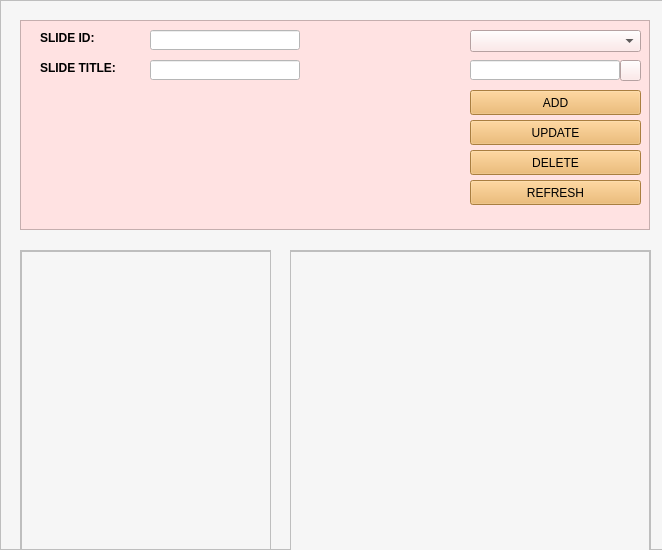
<?xml version="1.0" encoding="UTF-8"?>
<ui version="4.0">
 <class>Form</class>
 <widget class="QWidget" name="Form">
  <property name="geometry">
   <rect>
    <x>0</x>
    <y>0</y>
    <width>662</width>
    <height>550</height>
   </rect>
  </property>
  <property name="windowTitle">
   <string>Form</string>
  </property>
  <widget class="QFrame" name="content">
   <property name="geometry">
    <rect>
     <x>0</x>
     <y>0</y>
     <width>670</width>
     <height>550</height>
    </rect>
   </property>
   <property name="styleSheet">
    <string notr="true">background-color: #F6F6F6;
</string>
   </property>
   <property name="frameShape">
    <enum>QFrame::StyledPanel</enum>
   </property>
   <property name="frameShadow">
    <enum>QFrame::Raised</enum>
   </property>
   <widget class="QScrollArea" name="scrollArea">
    <property name="geometry">
     <rect>
      <x>20</x>
      <y>250</y>
      <width>251</width>
      <height>300</height>
     </rect>
    </property>
    <property name="widgetResizable">
     <bool>true</bool>
    </property>
    <widget class="QWidget" name="scrollAreaWidgetContents">
     <property name="geometry">
      <rect>
       <x>0</x>
       <y>0</y>
       <width>249</width>
       <height>298</height>
      </rect>
     </property>
     <widget class="QTableWidget" name="tableSlide">
      <property name="geometry">
       <rect>
        <x>0</x>
        <y>0</y>
        <width>250</width>
        <height>311</height>
       </rect>
      </property>
     </widget>
    </widget>
   </widget>
   <widget class="QFrame" name="frame">
    <property name="geometry">
     <rect>
      <x>20</x>
      <y>20</y>
      <width>630</width>
      <height>210</height>
     </rect>
    </property>
    <property name="styleSheet">
     <string notr="true">background-color:#FFE2E2 ;</string>
    </property>
    <property name="frameShape">
     <enum>QFrame::StyledPanel</enum>
    </property>
    <property name="frameShadow">
     <enum>QFrame::Raised</enum>
    </property>
    <widget class="QLabel" name="label">
     <property name="geometry">
      <rect>
       <x>20</x>
       <y>10</y>
       <width>91</width>
       <height>16</height>
      </rect>
     </property>
     <property name="font">
      <font>
       <pointsize>9</pointsize>
       <weight>75</weight>
       <bold>true</bold>
      </font>
     </property>
     <property name="text">
      <string>SLIDE ID:</string>
     </property>
    </widget>
    <widget class="QLabel" name="label_3">
     <property name="geometry">
      <rect>
       <x>20</x>
       <y>40</y>
       <width>111</width>
       <height>16</height>
      </rect>
     </property>
     <property name="font">
      <font>
       <pointsize>9</pointsize>
       <weight>75</weight>
       <bold>true</bold>
      </font>
     </property>
     <property name="text">
      <string>SLIDE TITLE:</string>
     </property>
    </widget>
    <widget class="QLineEdit" name="txtid">
     <property name="geometry">
      <rect>
       <x>130</x>
       <y>10</y>
       <width>150</width>
       <height>20</height>
      </rect>
     </property>
     <property name="styleSheet">
      <string notr="true">background-color: #FFFFFF;
</string>
     </property>
    </widget>
    <widget class="QLineEdit" name="txttitle">
     <property name="geometry">
      <rect>
       <x>130</x>
       <y>40</y>
       <width>150</width>
       <height>20</height>
      </rect>
     </property>
     <property name="styleSheet">
      <string notr="true">background-color: #FFFFFF;
</string>
     </property>
    </widget>
    <widget class="QPushButton" name="btnFind">
     <property name="geometry">
      <rect>
       <x>600</x>
       <y>40</y>
       <width>21</width>
       <height>21</height>
      </rect>
     </property>
     <property name="text">
      <string/>
     </property>
     <property name="icon">
      <iconset>
       <normaloff>../img/search.png</normaloff>../img/search.png</iconset>
     </property>
    </widget>
    <widget class="QComboBox" name="cbFind">
     <property name="geometry">
      <rect>
       <x>450</x>
       <y>10</y>
       <width>171</width>
       <height>22</height>
      </rect>
     </property>
    </widget>
    <widget class="QLineEdit" name="txtFind">
     <property name="geometry">
      <rect>
       <x>450</x>
       <y>40</y>
       <width>150</width>
       <height>20</height>
      </rect>
     </property>
     <property name="styleSheet">
      <string notr="true">background-color: #FFFFFF;
</string>
     </property>
    </widget>
    <widget class="QPushButton" name="addBtn">
     <property name="geometry">
      <rect>
       <x>450</x>
       <y>70</y>
       <width>171</width>
       <height>25</height>
      </rect>
     </property>
     <property name="styleSheet">
      <string notr="true">background-color: #ECB159;</string>
     </property>
     <property name="text">
      <string>ADD</string>
     </property>
     <property name="icon">
      <iconset>
       <normaloff>../img/plus.png</normaloff>../img/plus.png</iconset>
     </property>
    </widget>
    <widget class="QPushButton" name="refreshBtn">
     <property name="geometry">
      <rect>
       <x>450</x>
       <y>160</y>
       <width>171</width>
       <height>25</height>
      </rect>
     </property>
     <property name="styleSheet">
      <string notr="true">background-color: #ECB159;</string>
     </property>
     <property name="text">
      <string>REFRESH</string>
     </property>
     <property name="icon">
      <iconset>
       <normaloff>../img/loading-arrow.png</normaloff>../img/loading-arrow.png</iconset>
     </property>
    </widget>
    <widget class="QPushButton" name="btnupdate">
     <property name="geometry">
      <rect>
       <x>450</x>
       <y>100</y>
       <width>171</width>
       <height>25</height>
      </rect>
     </property>
     <property name="styleSheet">
      <string notr="true">background-color: #ECB159;</string>
     </property>
     <property name="text">
      <string>UPDATE</string>
     </property>
     <property name="icon">
      <iconset>
       <normaloff>../img/loading-arrow.png</normaloff>../img/loading-arrow.png</iconset>
     </property>
    </widget>
    <widget class="QPushButton" name="btndelete">
     <property name="geometry">
      <rect>
       <x>450</x>
       <y>130</y>
       <width>171</width>
       <height>25</height>
      </rect>
     </property>
     <property name="styleSheet">
      <string notr="true">background-color: #ECB159;</string>
     </property>
     <property name="text">
      <string>DELETE</string>
     </property>
     <property name="icon">
      <iconset>
       <normaloff>../img/loading-arrow.png</normaloff>../img/loading-arrow.png</iconset>
     </property>
    </widget>
   </widget>
   <widget class="QScrollArea" name="scrollArea_2">
    <property name="geometry">
     <rect>
      <x>290</x>
      <y>250</y>
      <width>361</width>
      <height>301</height>
     </rect>
    </property>
    <property name="widgetResizable">
     <bool>true</bool>
    </property>
    <widget class="QWidget" name="scrollAreaWidgetContents_2">
     <property name="geometry">
      <rect>
       <x>0</x>
       <y>0</y>
       <width>359</width>
       <height>299</height>
      </rect>
     </property>
     <widget class="QTableWidget" name="tableDetail">
      <property name="geometry">
       <rect>
        <x>-1</x>
        <y>0</y>
        <width>360</width>
        <height>300</height>
       </rect>
      </property>
     </widget>
    </widget>
   </widget>
  </widget>
 </widget>
 <resources/>
 <connections/>
</ui>
